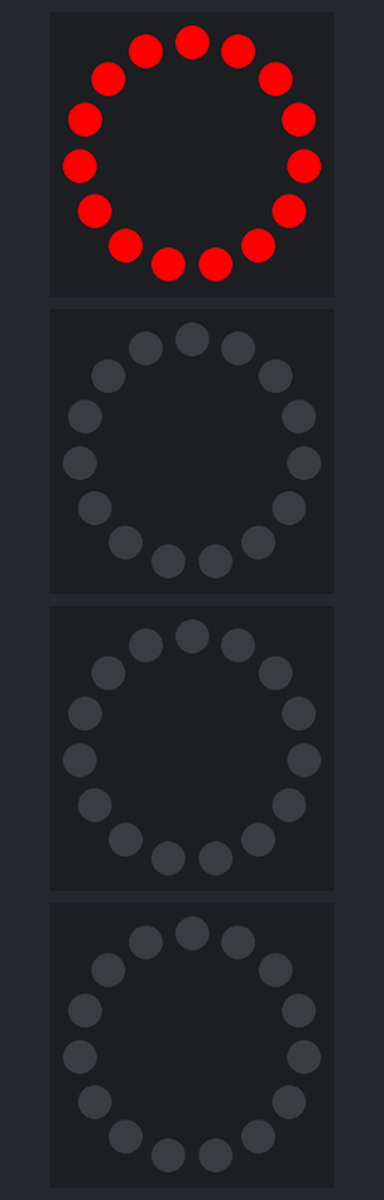
This program was run on a simulated Raspberry Pi (BCM pin numbers). Parts: 4 × 15 RGB LEDs in a ring, first at the top, clockwise. What the program prints to the terminal is not drawn.

Above: at 0.1 s.
At 1.1 s:
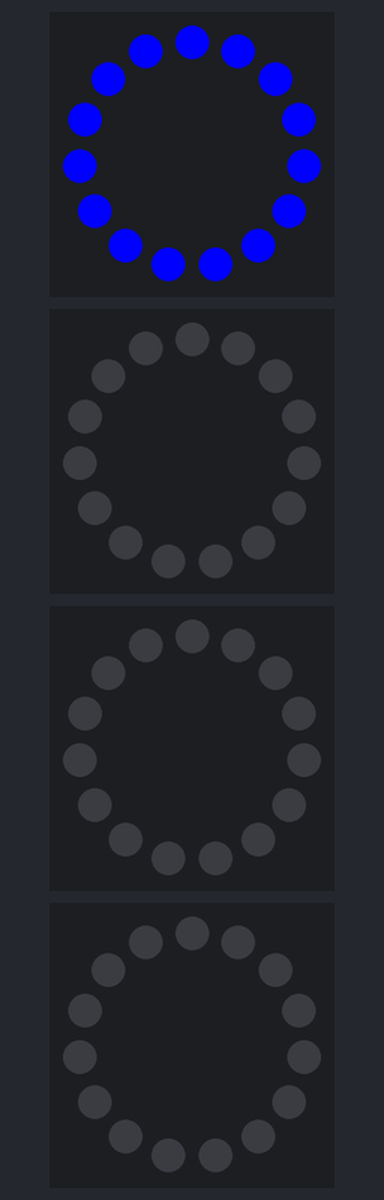
At 2.1 s:
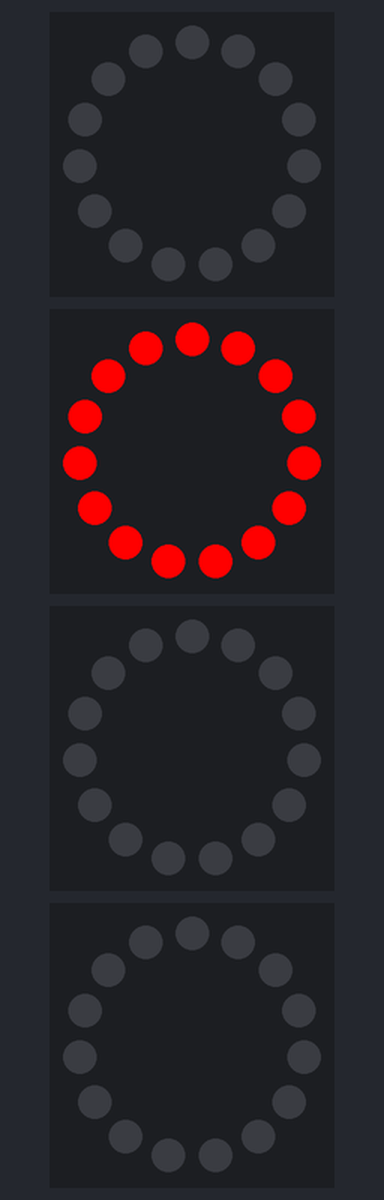
At 3.1 s:
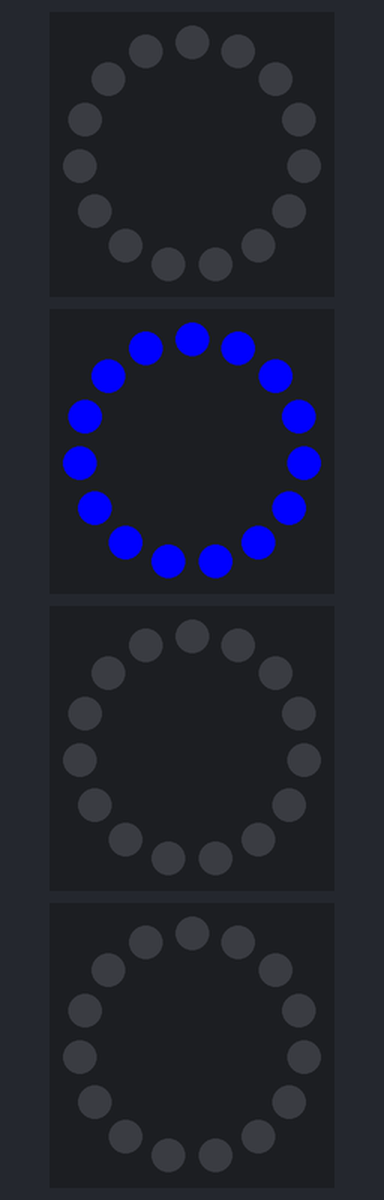
At 5.1 s:
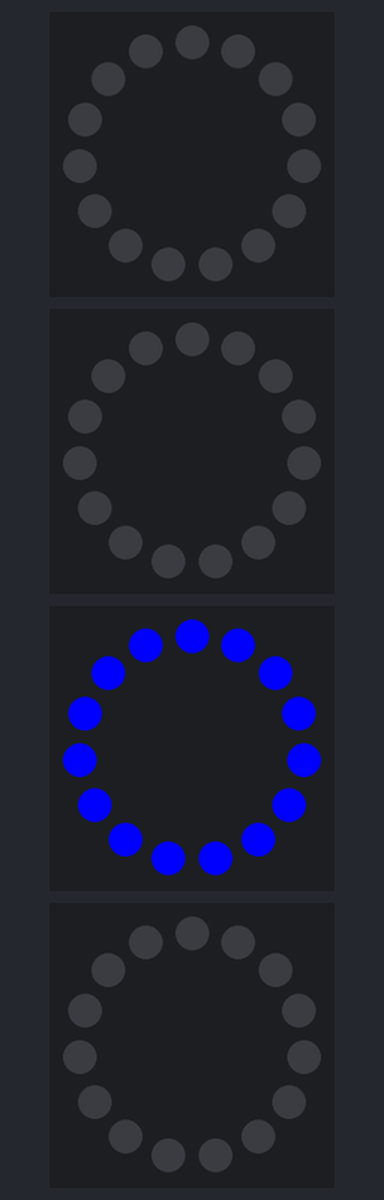
At 7.1 s:
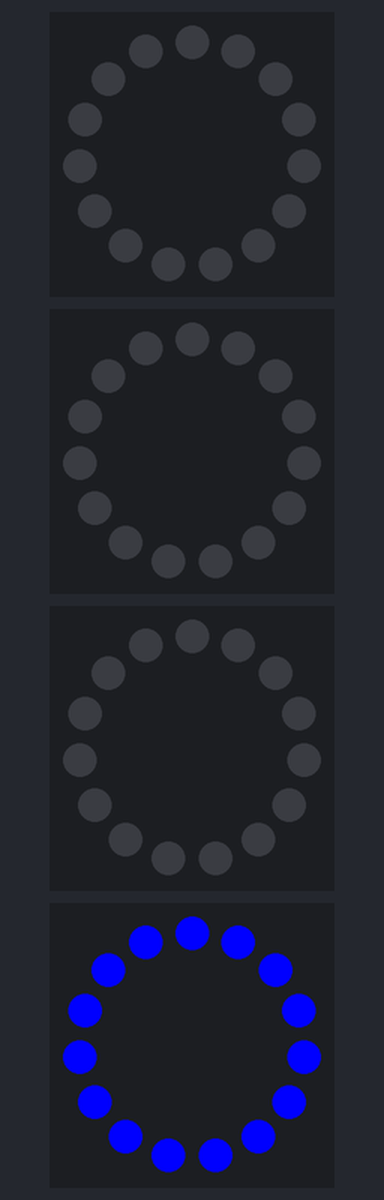

The program:

neopixel-test.py
```python
'''
Adafruit 네오픽셀 관련 모듈 설치 방법
sudo pip3 install adafruit-circuitpython-neopixel
sudo pip3 install rpi_ws281x
'''

import time
import board
import neopixel

# 네오픽셀 설정
PIXELS_PER_RING = 15 # 네오픽셀 1개당 LED 수
COLOR_RED = (255, 0, 0)
COLOR_BLUE = (0, 0, 255)
COLOR_OFF = (0, 0, 0)

# 네오픽셀별 핀 번호 설정
LEFT_RING_PIN = board.D4
FRONT_RING_PIN = board.D17
RIGHT_RING_PIN = board.D27
BACK_RING_PIN = board.D22

try:
    rings = [
        neopixel.NeoPixel(LEFT_RING_PIN, PIXELS_PER_RING, auto_write = False),
        neopixel.NeoPixel(FRONT_RING_PIN, PIXELS_PER_RING, auto_write = False),
        neopixel.NeoPixel(RIGHT_RING_PIN, PIXELS_PER_RING, auto_write = False),
        neopixel.NeoPixel(BACK_RING_PIN, PIXELS_PER_RING, auto_write = False)
    ]
    print("네오픽셀 초기화 완료")
except Exception as e:
    print(f"네오픽셀 초기화 실패: {e}")
    exit()

# 네오픽셀 번호(LEFT/FRONT/RIGHT/BACK 순으로 1 2 3 4)와 color를 입력받으면 해당 네오픽셀의 색을 설정하고 켜는 함수
def set_ring_color(ring_index, color):
    # ring_index가 rings 배열 요소 개수보다 크거나 작지 않은지 검증
    if 0 <= ring_index < len(rings):
        rings[ring_index].fill(color) # neopixel.NeoPixel().fill(color) / 네오픽셀 색 설정
        rings[ring_index].show() # 설정된 색으로 네오픽셀 점등

try:
    print("프로그램 시작")
    while True:
        # 4번 반복
        for i in range(4):
            # 현재 번호의 네오픽셀을 빨간색으로 점등 후 1초 대기
            print(f"링 {i+1}번에 빨간색 점등")
            set_ring_color(i, COLOR_RED)
            time.sleep(1)

            # 현재 번호의 네오픽셀을 파란색으로 점등 후 1초 대기
            print(f"링 {i+1}번에 파란색 점등")
            set_ring_color(i, COLOR_BLUE)
            time.sleep(1)

            # 현재 번호의 네오픽셀을 끔
            set_ring_color(i, COLOR_OFF)

# 종료 시 (Ctrl + C)
except KeyboardInterrupt:
    print("\n프로그램 종료")
    for i in range(4):
        set_ring_color(i, COLOR_OFF)
```

Measured:
- by itself, everything shown: repeats every 8.0 s, in 8 steps
- what the display in image 1 shows lasts 1.0 s, from 1.0 s to 2.0 s
